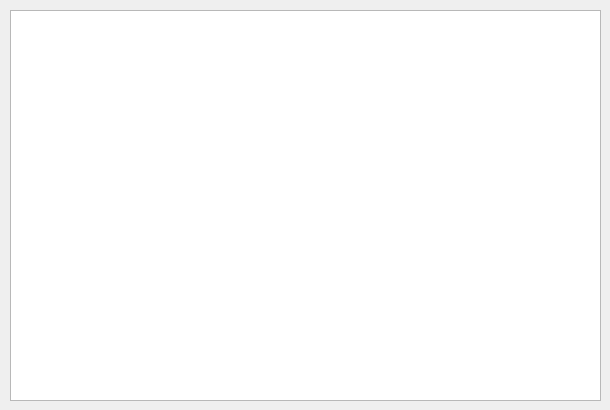
<?xml version="1.0" encoding="UTF-8"?>
<ui version="4.0">
 <class>about</class>
 <widget class="QDialog" name="about">
  <property name="geometry">
   <rect>
    <x>0</x>
    <y>0</y>
    <width>610</width>
    <height>410</height>
   </rect>
  </property>
  <property name="windowTitle">
   <string>关于compiler</string>
  </property>
  <widget class="QTextEdit" name="textEdit">
   <property name="geometry">
    <rect>
     <x>10</x>
     <y>10</y>
     <width>591</width>
     <height>391</height>
    </rect>
   </property>
  </widget>
 </widget>
 <resources/>
 <connections/>
</ui>
